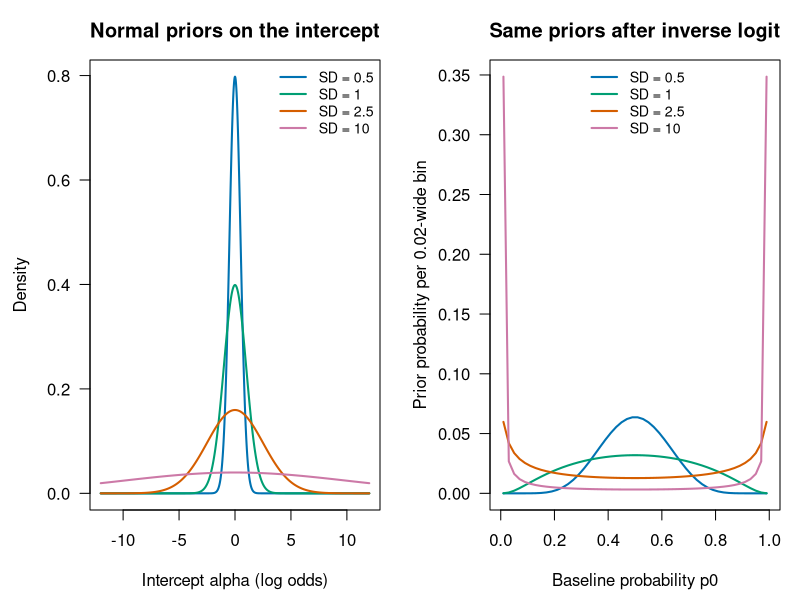
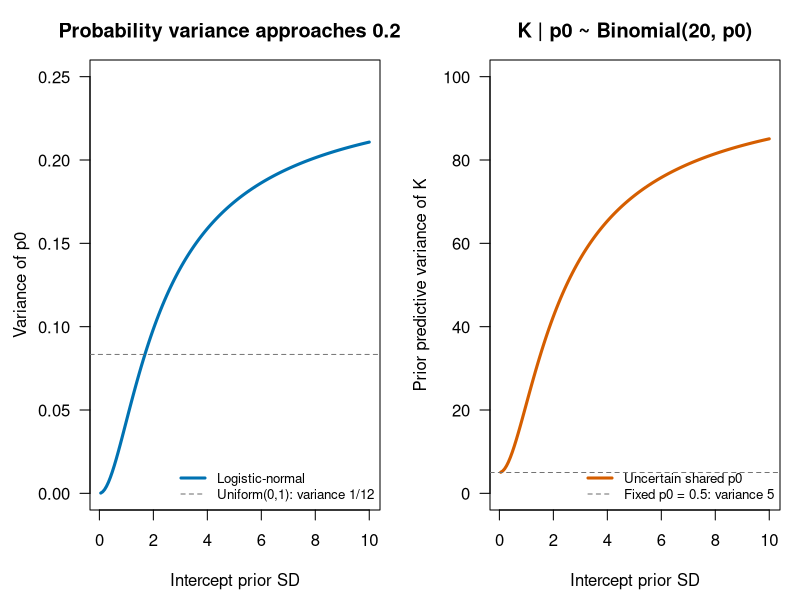
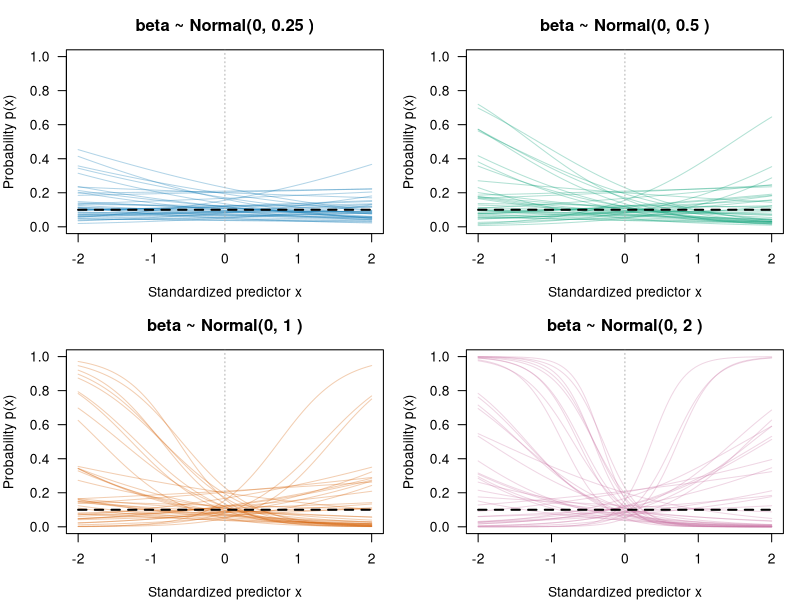

Recreate these plots in R, in order.
# Reproduce the tables and figures in A09 sections 8 and 9.
# Run from the repository root: Rscript --vanilla scripts/A09_prior_moments.R
# Base R only; no posterior fitting or external data are required.
out_dir <- "courses/figures/A09_priors"
dir.create(out_dir, recursive = TRUE, showWarnings = FALSE)

# Normal(mu, sigma) uses standard deviation sigma.
# Integrating over Z ~ Normal(0,1) avoids endpoint singularities on p in (0,1).
logistic_normal_moments <- function(mu, sigma) {
  expect <- function(f) integrate(function(z) f(plogis(mu + sigma*z))*dnorm(z),
                                  -Inf, Inf, rel.tol=1e-10, subdivisions=1000L)$value
  m <- expect(identity)
  v <- expect(function(p) (p-m)^2)
  c(mean=m, median=plogis(mu), variance=v, sd=sqrt(v),
    skewness=expect(function(p) (p-m)^3)/v^(3/2),
    excess_kurtosis=expect(function(p) (p-m)^4)/v^2-3,
    q025=plogis(mu+qnorm(.025)*sigma), q975=plogis(mu+qnorm(.975)*sigma),
    extreme=pnorm(qlogis(.01),mu,sigma)+pnorm(qlogis(.99),mu,sigma,lower.tail=FALSE))
}
beta_moments <- function(a,b) {
  v <- a*b/((a+b)^2*(a+b+1))
  c(mean=a/(a+b), median=qbeta(.5,a,b), variance=v, sd=sqrt(v),
    skewness=2*(b-a)*sqrt(a+b+1)/((a+b+2)*sqrt(a*b)),
    excess_kurtosis=6*((a-b)^2*(a+b+1)-a*b*(a+b+2))/(a*b*(a+b+2)*(a+b+3)),
    q025=qbeta(.025,a,b),q975=qbeta(.975,a,b),
    extreme=pbeta(.01,a,b)+pbeta(.99,a,b,lower.tail=FALSE))
}
intercepts <- rbind(
  logistic_normal_moments(0,.5), logistic_normal_moments(0,1),
  logistic_normal_moments(0,2.5), logistic_normal_moments(0,10),
  logistic_normal_moments(qlogis(.1),1),
  beta_moments(1,1), beta_moments(2,2), beta_moments(2,18))
intercepts <- data.frame(prior=c("alpha ~ Normal(0, 0.5)","alpha ~ Normal(0, 1)",
  "alpha ~ Normal(0, 2.5)","alpha ~ Normal(0, 10)",
  "alpha ~ Normal(logit(0.1), 1)","p0 ~ Beta(1, 1)","p0 ~ Beta(2, 2)","p0 ~ Beta(2, 18)"),intercepts)
intercepts$count_variance_N20 <- with(intercepts,20*mean*(1-mean)+20*19*variance)
write.csv(intercepts,file.path(out_dir,"intercept_moments.csv"),row.names=FALSE)

slope_sd <- c(.25,.5,1,2)
odds <- data.frame(sigma_beta=slope_sd, mean_beta=0, variance_beta=slope_sd^2,
  median_OR=1,mean_OR=exp(slope_sd^2/2),
  variance_OR=expm1(slope_sd^2)*exp(slope_sd^2),
  q025_OR=exp(qnorm(.025)*slope_sd),q975_OR=exp(qnorm(.975)*slope_sd))
write.csv(odds,file.path(out_dir,"slope_odds_moments.csv"),row.names=FALSE)
# Independent alpha ~ Normal(logit(.1), .5), beta ~ Normal(0, sigma_beta).
# For fixed x, eta is normal, so the same one-dimensional integration applies.
probability_rows <- do.call(rbind,lapply(slope_sd,function(sb) {
  do.call(rbind,lapply(c(0,1,2),function(x) {
    data.frame(sigma_beta=sb,x=x,
      as.list(logistic_normal_moments(qlogis(.1),sqrt(.5^2+x^2*sb^2))))
  }))
}))
write.csv(probability_rows,file.path(out_dir,"slope_probability_moments.csv"),row.names=FALSE)

# Figure 1: same prior represented before and after the inverse link.
cols <- c("#0072B2","#009E73","#D55E00","#CC79A7")
sds <- c(.5,1,2.5,10)
png(file.path(out_dir,"intercept_scales.png"),width=1800,height=800,res=150)
par(mfrow=c(1,2),mar=c(4.5,4.5,3,1),las=1)
a <- seq(-12,12,length.out=1201)
matplot(a,sapply(sds,function(z) dnorm(a,0,z)),type="l",lty=1,lwd=2,
        col=cols,xlab="Intercept alpha (log odds)",ylab="Density",
        main="Normal priors on the intercept")
legend("topright",legend=paste("SD =",sds),col=cols,lty=1,lwd=2,bty="n",cex=.85)
breaks <- seq(0,1,by=.02)
bin_mass <- sapply(sds,function(z) diff(pnorm(qlogis(breaks),0,z)))
matplot(head(breaks,-1)+.01,bin_mass,type="l",lty=1,lwd=2,col=cols,
        xlab="Baseline probability p0",ylab="Prior probability per 0.02-wide bin",
        main="Same priors after inverse logit",xlim=c(0,1))
legend("top",legend=paste("SD =",sds),col=cols,lty=1,lwd=2,bty="n",cex=.85)
dev.off()

# Figure 2: moments as the intercept SD changes; same E[p0] but different spread.
ss <- seq(.05,10,length.out=140)
v <- vapply(ss,function(z) logistic_normal_moments(0,z)["variance"],numeric(1))
png(file.path(out_dir,"intercept_variance.png"),width=1800,height=750,res=150)
par(mfrow=c(1,2),mar=c(4.5,4.5,3,1),las=1)
plot(ss,v,type="l",lwd=3,col=cols[1],ylim=c(0,.25),
     xlab="Intercept prior SD",ylab="Variance of p0",main="Probability variance approaches 0.25")
abline(h=1/12,col="gray45",lty=2)
legend("bottomright",c("Logistic-normal","Uniform(0,1): variance 1/12"),
       col=c(cols[1],"gray45"),lty=c(1,2),lwd=c(3,1),bty="n",cex=.8)
plot(ss,5+380*v,type="l",lwd=3,col=cols[3],ylim=c(0,100),
     xlab="Intercept prior SD",ylab="Prior predictive variance of K",
     main="K | p0 ~ Binomial(20, p0)")
abline(h=5,col="gray45",lty=2)
legend("bottomright",c("Uncertain shared p0","Fixed p0 = 0.5: variance 5"),
       col=c(cols[3],"gray45"),lty=c(1,2),lwd=c(3,1),bty="n",cex=.8)
dev.off()

# Figure 3: share random standard-normal draws across panels for comparison.
set.seed(20260923)
xgrid <- seq(-2,2,length.out=121)
a_draw <- rnorm(40,qlogis(.1),.5)
z_beta <- rnorm(40)
png(file.path(out_dir,"slope_probability_curves.png"),width=1700,height=1250,res=150)
par(mfrow=c(2,2),mar=c(4,4,3,1),las=1)
for (k in seq_along(slope_sd)) {
  pp <- plogis(outer(xgrid,z_beta*slope_sd[k])+matrix(a_draw,length(xgrid),40,byrow=TRUE))
  matplot(xgrid,pp,type="l",lty=1,col=adjustcolor(cols[k],alpha.f=.3),ylim=c(0,1),
          xlab="Standardized predictor x",ylab="Probability p(x)",
          main=paste("beta ~ Normal(0,",slope_sd[k],")"))
  abline(v=0,col="gray70",lty=3)
  lines(xgrid,rep(.1,length(xgrid)),lty=2,lwd=2)
}
dev.off()

# Numerical checks: symmetry, boundedness, analytic beta benchmarks and x=0 invariance.
stopifnot(max(abs(intercepts$mean[1:4]-.5))<1e-8,
          all(intercepts$variance>0 & intercepts$variance<=.25),
          abs(intercepts$variance[6]-1/12)<1e-12,
          abs(intercepts$excess_kurtosis[6]+1.2)<1e-12)
at_zero <- probability_rows[probability_rows$x==0,]
stopifnot(diff(range(at_zero$mean))<1e-12,diff(range(at_zero$variance))<1e-12)
# Independent simulation check of the asymmetric case used in the text.
set.seed(17)
p_check <- plogis(rnorm(300000,qlogis(.1),1))
stopifnot(abs(mean(p_check)-intercepts$mean[5])<.002,
          abs(var(p_check)-intercepts$variance[5])<.001)
cat("Wrote 3 figures and 3 moment tables to",out_dir,"\n")
print(intercepts,digits=4,row.names=FALSE)
print(odds,digits=4,row.names=FALSE)
